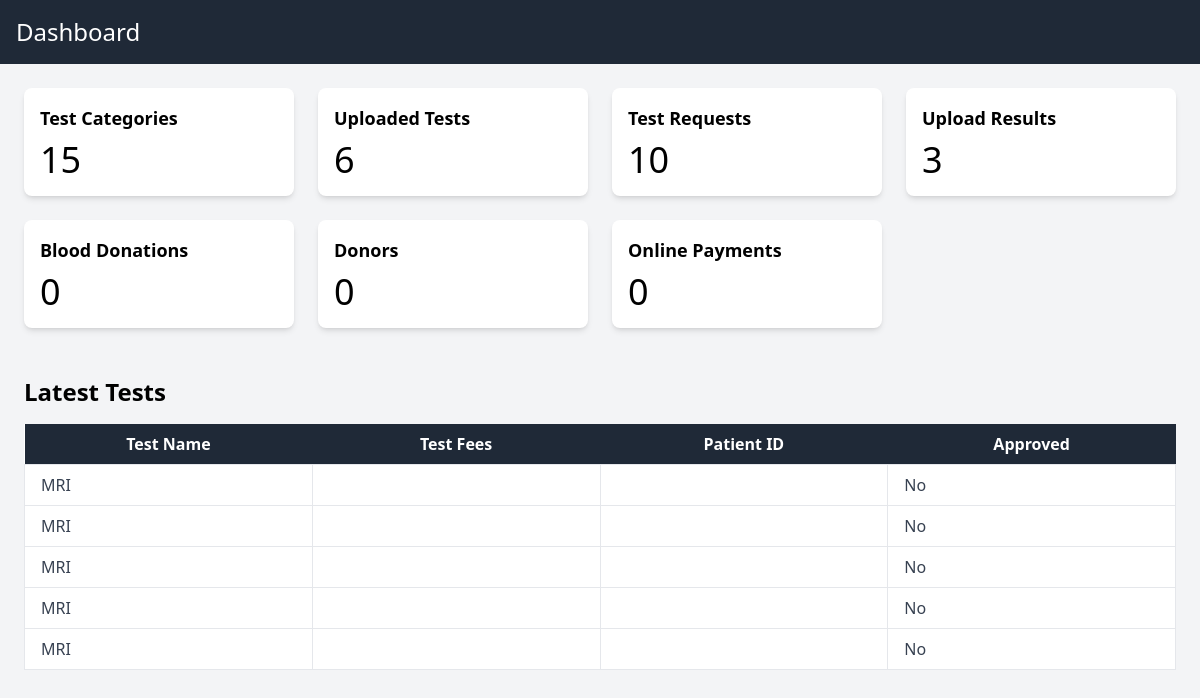
Page /dashboard/ (signed in) on the earlier database version.
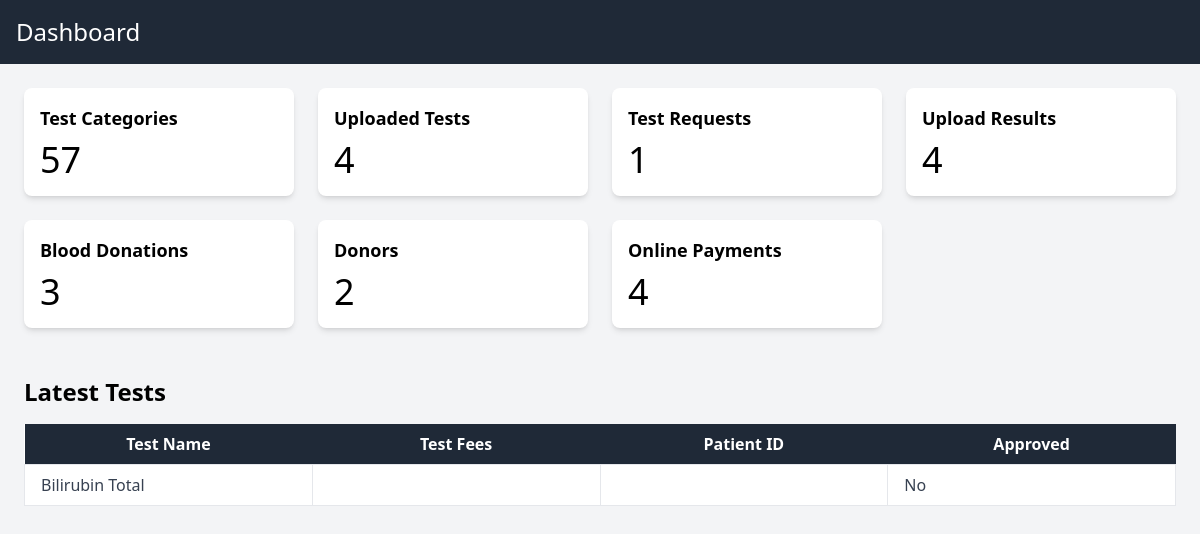
Same page on the later database version.
### backend/models.py (models this page shows, shortened)
class Test_request_details(models.Model):
    test_category = models.ForeignKey(
        TestCategory,
        related_name='category1',
        on_delete=models.CASCADE
    )
    test_name = models.CharField(max_length=255)
    name = models.CharField(max_length=255)
    address = models.TextField(blank=True, null=True)
    date_of_birth = models.DateField()
    state = models.CharField(max_length=255, default='Tamilnadu')
    phone_number = models.IntegerField(default=9999999999)
    pincode = models.IntegerField(default=678678)
    country = models.CharField(max_length=255, default='India')
    email_id = models.EmailField(default='arun@gmail.com')
    time_requested = models.DateTimeField(default=timezone.now)  # New field to store the time of request
    is_approved=models.BooleanField(default=False)
    class Meta:
        verbose_name_plural = 'Test Request detail'

### backend/views.py (the view)
# urls.py: path('dashboard/',dashboard_view,name='dashboard'),
@login_required
def dashboard_view(request):
    context = {
        'latest_tests': Test_request_details.objects.all()[:5],  # Query for the latest test details
        'test_category_count': TestCategory.objects.count(),
        'upload_test_info_count': UploadTestInformation.objects.count(),
        'test_request_count': Test_request_details.objects.count(),
        'upload_result_count': upload_result.objects.count(),
        'blood_donation_count': blood_donation.objects.count(),
        'donor_count': Donor.objects.count(),
        'online_payment_count': onlinepayments.objects.count(),
    }
    return render(request, 'backend/dashboard.html', context)

### backend/templates/backend/dashboard.html (shortened to what this page needs)
<!DOCTYPE html>
<html lang="en">
<head>
    <script src="https://cdn.tailwindcss.com"></script>
</head>
<body class="bg-gray-100 font-sans leading-normal tracking-normal">
    <nav class="bg-gray-800 p-4 text-white">
        <h1 class="text-2xl">Dashboard</h1>
    </nav>
    <div class="p-6 grid grid-cols-1 md:grid-cols-2 lg:grid-cols-4 gap-6">
        <div class="bg-white p-4 rounded-lg shadow-md">
            <h2 class="text-lg font-bold">Test Categories</h2>
            <p class="text-4xl mt-2">{{ test_category_count }}</p>
        </div>
        <div class="bg-white p-4 rounded-lg shadow-md">
            <h2 class="text-lg font-bold">Uploaded Tests</h2>
            <p class="text-4xl mt-2">{{ upload_test_info_count }}</p>
        </div>
        <div class="bg-white p-4 rounded-lg shadow-md">
            <h2 class="text-lg font-bold">Test Requests</h2>
            <p class="text-4xl mt-2">{{ test_request_count }}</p>
        </div>
        <div class="bg-white p-4 rounded-lg shadow-md">
            <h2 class="text-lg font-bold">Upload Results</h2>
            <p class="text-4xl mt-2">{{ upload_result_count }}</p>
        </div>
        <div class="bg-white p-4 rounded-lg shadow-md">
            <h2 class="text-lg font-bold">Blood Donations</h2>
            <p class="text-4xl mt-2">{{ blood_donation_count }}</p>
        </div>
        <div class="bg-white p-4 rounded-lg shadow-md">
            <h2 class="text-lg font-bold">Donors</h2>
            <p class="text-4xl mt-2">{{ donor_count }}</p>
        </div>
        <div class="bg-white p-4 rounded-lg shadow-md">
            <h2 class="text-lg font-bold">Online Payments</h2>
            <p class="text-4xl mt-2">{{ online_payment_count }}</p>
        </div>
    </div>
    <div class="p-6">
        <h2 class="text-2xl font-bold mb-4">Latest Tests</h2>
        <table class="min-w-full bg-white">
            <thead class="bg-gray-800 text-white">
                <tr>
                    <th class="w-1/4 py-2">Test Name</th>
                    <th class="w-1/4 py-2">Test Fees</th>
                    <th class="w-1/4 py-2">Patient ID</th>
                    <th class="w-1/4 py-2">Approved</th>
                </tr>
            </thead>
            <tbody class="text-gray-700">
                {% for test in latest_tests %}
                <tr>
                    <td class="border px-4 py-2">{{ test.test_name }}</td>
                    <td class="border px-4 py-2">{{ test.test_fees }}</td>
                    <td class="border px-4 py-2">{{ test.patient_id }}</td>
                    <td class="border px-4 py-2">
                        {% if test.is_approved %}
                            Yes
                        {% else %}
                            No
                        {% endif %}
                    </td>
                </tr>
                {% endfor %}
            </tbody>
        </table>
    </div>
</body>
</html>

Differences in the rows shown:
removed Test_request_details: test_name "MRI", is_approved "No"
removed Test_request_details: test_name "MRI", is_approved "No"
removed Test_request_details: test_name "MRI", is_approved "No"
removed Test_request_details: test_name "MRI", is_approved "No"
changed Test_request_details: test_name "MRI" → "Bilirubin Total"
Other differences:
{{ test_category_count }}: "15" → "57"
{{ upload_test_info_count }}: "6" → "4"
{{ test_request_count }}: "10" → "1"
{{ upload_result_count }}: "3" → "4"
{{ blood_donation_count }}: "0" → "3"
{{ donor_count }}: "0" → "2"
{{ online_payment_count }}: "0" → "4"
